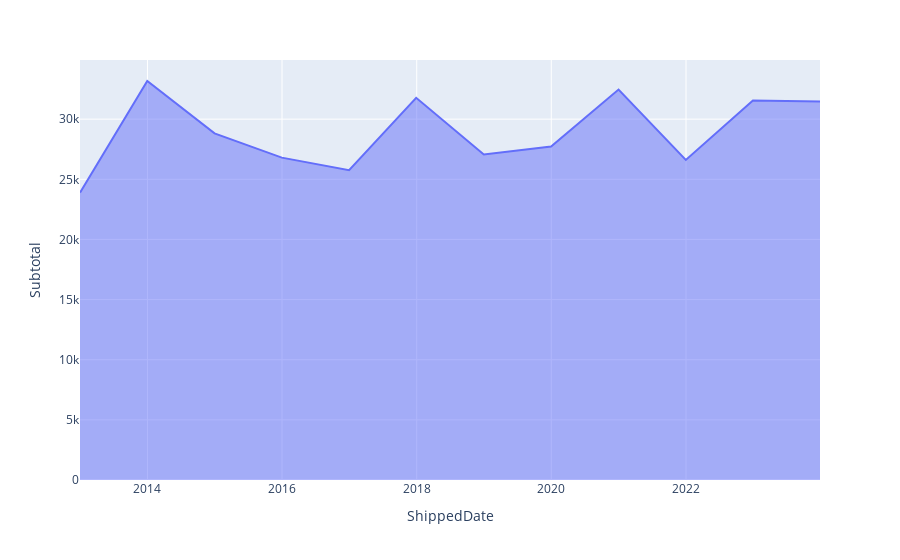

Notebook code for this chart:
### Code cell
fig = px.area(extract_subsampled, x=extract_subsampled.index, y="Subtotal")
fig.show()

### Figure 1 — Plotly figure (JSON) as saved in the notebook; plotly's stock layout.template omitted (floating-point values rounded to 4 significant figures)
{"data": [{"fillpattern": {"shape": ""}, "hovertemplate": "ShippedDate=%{x}<br>Subtotal=%{y}<extra></extra>", "legendgroup": "", "line": {"color": "#636efa"}, "marker": {"symbol": "circle"}, "mode": "lines", "name": "", "orientation": "v", "showlegend": false, "stackgroup": "1", "type": "scatter", "x": ["2012-12-31T00:00:00", "2013-12-31T00:00:00", "2014-12-31T00:00:00", "2015-12-31T00:00:00", "2016-12-30T00:00:00", "2017-12-29T00:00:00", "2018-12-31T00:00:00", "2019-12-31T00:00:00", "2020-12-31T00:00:00", "2021-12-31T00:00:00", "2022-12-30T00:00:00", "2023-12-29T00:00:00"], "xaxis": "x", "y": [23890.0, 33170.0, 28820.0, 26800.0, 25760.0, 31780.0, 27070.0, 27730.0, 32460.0, 26610.0, 31560.0, 31480.0], "yaxis": "y"}], "layout": {"legend": {"tracegroupgap": 0}, "margin": {"t": 60}, "xaxis": {"anchor": "y", "domain": [0, 1], "title": {"text": "ShippedDate"}}, "yaxis": {"anchor": "x", "domain": [0, 1], "title": {"text": "Subtotal"}}}}
